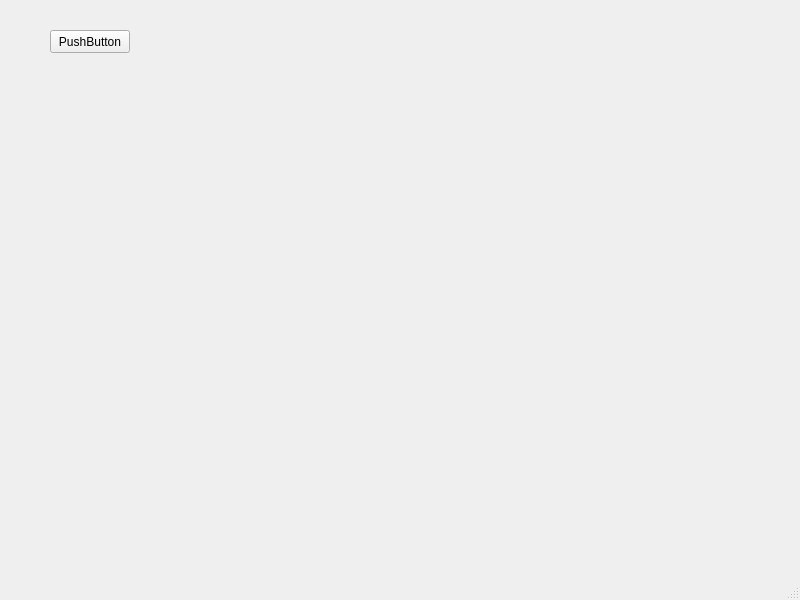
<?xml version="1.0" encoding="UTF-8"?>
<ui version="4.0">
 <class>MainWindow</class>
 <widget class="QMainWindow" name="MainWindow">
  <property name="geometry">
   <rect>
    <x>0</x>
    <y>0</y>
    <width>800</width>
    <height>600</height>
   </rect>
  </property>
  <property name="windowTitle">
   <string>MainWindow</string>
  </property>
  <widget class="QWidget" name="centralwidget">
   <widget class="QPushButton" name="pushButton">
    <property name="geometry">
     <rect>
      <x>50</x>
      <y>30</y>
      <width>80</width>
      <height>23</height>
     </rect>
    </property>
    <property name="text">
     <string>PushButton</string>
    </property>
   </widget>
  </widget>
  <widget class="QMenuBar" name="menubar">
   <property name="geometry">
    <rect>
     <x>0</x>
     <y>0</y>
     <width>800</width>
     <height>20</height>
    </rect>
   </property>
  </widget>
  <widget class="QStatusBar" name="statusbar"/>
 </widget>
 <resources/>
 <connections/>
</ui>
